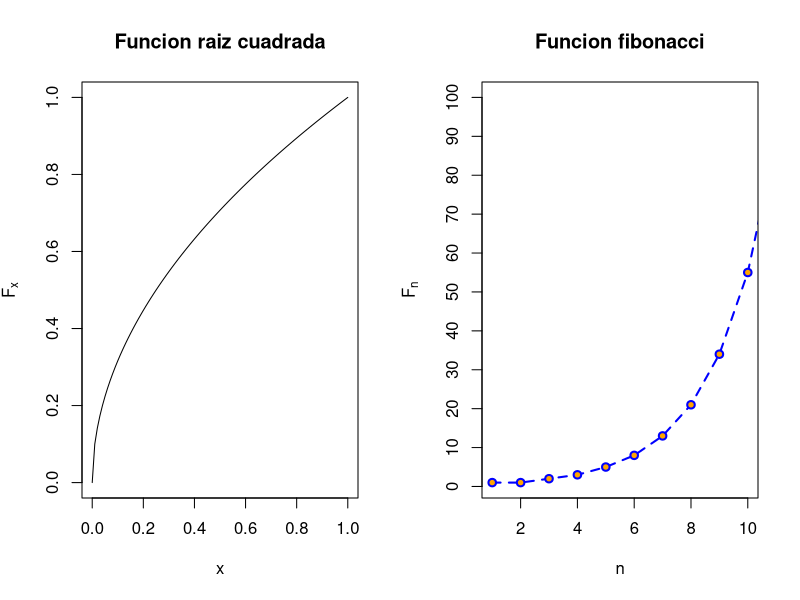
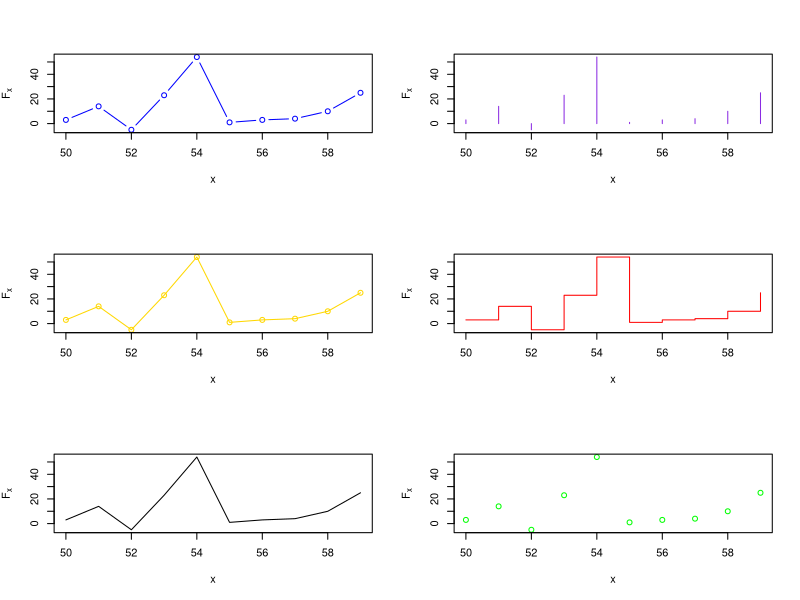
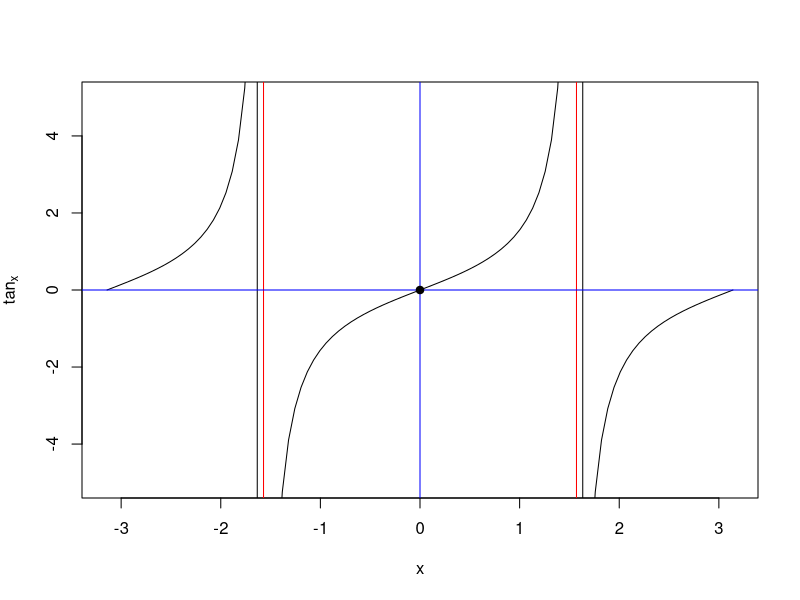

Here is the R script that generated these plots, in order:
## ---- chunk 1
knitr::opts_chunk$set(echo = TRUE)
## ---- chunk 2
par(mfrow=c(1,2))
x<-function(x){sqrt(x)}
plot(x, xlab="x",ylab=expression(F[x]), cex=2, pch=21,
     main="Funcion raiz cuadrada")

n=1:20
fib = 1/sqrt(5)* ((1+sqrt(5))/2)^n - 1/sqrt(5)* ((1-sqrt(5))/2)^n
plot(fib, xlab="n",ylab=expression(F[n]), cex=1,pch=21,
     main="Funcion fibonacci", col="blue", bg="orange",
     type="o", lty ="dashed", lwd=2,
     xlim=c(1,10), ylim=c(1,100), yaxp=c(0,100,10))

par(mfrow=c(1,1))
## ---- chunk 3

par(mfrow=c(3,2))
x=50:59
y=c(3,14,-5,23,54,1,3,4,10,25)

plot(x,y,xlab="x",ylab=expression(F[x]), cex=1,pch=21,col="blue", type="b")
plot(x,y,xlab="x",ylab=expression(F[x]), cex=1,pch=21,col="blueviolet", type="h")
plot(x,y,xlab="x",ylab=expression(F[x]), cex=1,pch=21,col="gold", type="o")
plot(x,y,xlab="x",ylab=expression(F[x]), cex=1,pch=21,col="red", type="s")
plot(x,y,xlab="x",ylab=expression(F[x]), cex=1,pch=21,col="black", type="l")
plot(x,y,xlab="x",ylab=expression(F[x]), cex=1,pch=21,col="green", type="p")
par(mfrow=c(1,1))
## ---- chunk 4
plot(tan, xlim=c(-pi,pi), ylim=c(-5,5), ylab = expression(tan[x]))
abline(v=c(-pi/2,pi/2), col="red")
abline(v=0,h=0, col="blue")
points(0,0,pch=21, cex=1, bg="black")
